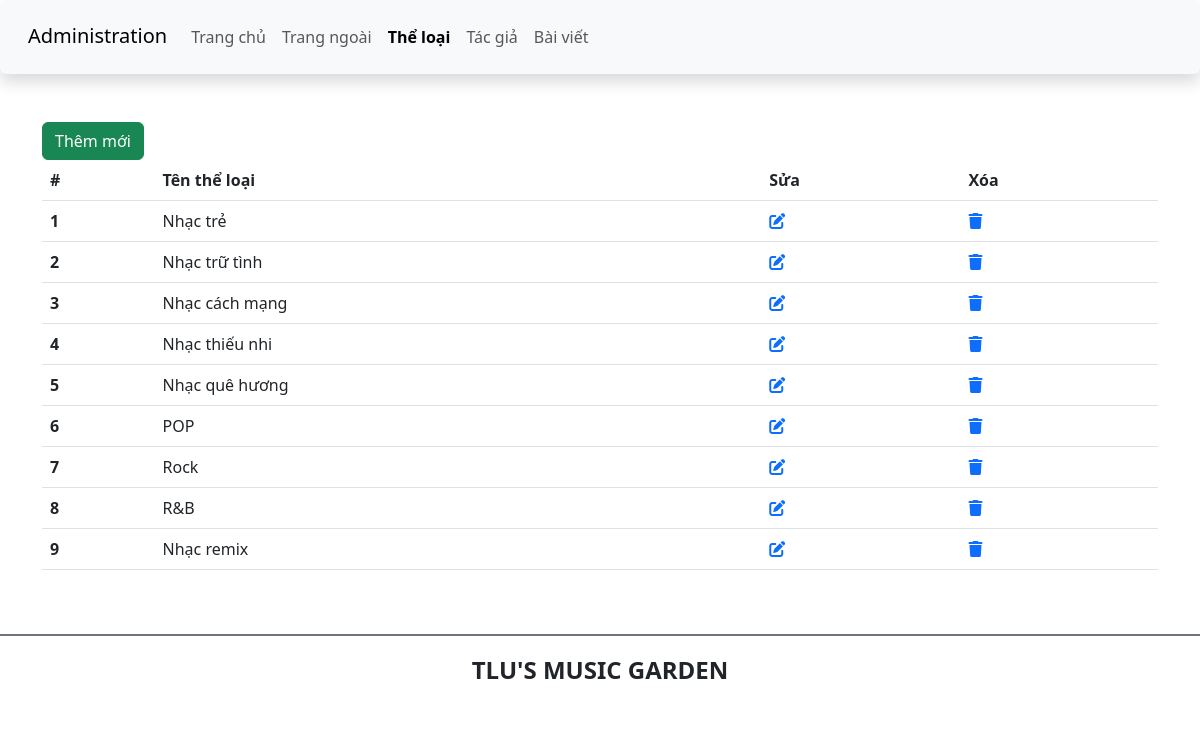
Screenshot of /admin/category.php with the database file from the repository.
### tables this page shows
CREATE TABLE `theloai` (
  `ma_tloai` int(10) UNSIGNED NOT NULL,
  `ten_tloai` varchar(50) NOT NULL,
  `SLBaiViet` int(11) DEFAULT NULL
);

### includes/functions.php (called while the page is built)
<?php
function pdo(PDO $pdo, string $sql, array $arguments = null)
{
    if (!$arguments) {
        return $pdo->query($sql);
    }
    $statement = $pdo->prepare($sql);
    $statement->execute($arguments);
    return $statement;
}
function html_escape($text): string
{
    $text = $text ?? '';
    return htmlspecialchars($text, ENT_QUOTES, 'UTF-8', false);
}

### admin/category.php (the view, shortened to what this page needs)
<?php
require '../includes/database-connection.php';
require '../includes/functions.php';
$sql = "select * from theloai;";
$articles = pdo($pdo, $sql)->fetchAll();
?>
<!DOCTYPE html>
<html lang="en">
<head>
    <link href="https://cdn.jsdelivr.net/npm/bootstrap@5.3.0-alpha1/dist/css/bootstrap.min.css" rel="stylesheet">
    <link rel="stylesheet" href="https://cdnjs.cloudflare.com/ajax/libs/font-awesome/6.3.0/css/all.min.css" />
    <link rel="stylesheet" href="css/style_login.css">
</head>
<body>
    <header>
        <nav class="navbar navbar-expand-lg bg-body-tertiary shadow p-3 bg-white rounded">
            <div class="container-fluid">
                <div class="h3">
                    <a class="navbar-brand" href="#">Administration</a>
                </div>
                <div class="collapse navbar-collapse" id="navbarSupportedContent">
                <ul class="navbar-nav me-auto mb-2 mb-lg-0">
                    <li class="nav-item">
                        <a class="nav-link" aria-current="page" href="./">Trang chủ</a>
                    </li>
                    <li class="nav-item">
                        <a class="nav-link" href="../index.php">Trang ngoài</a>
                    </li>
                    <li class="nav-item">
                        <a class="nav-link active fw-bold" href="category.php">Thể loại</a>
                    </li>
                    <li class="nav-item">
                        <a class="nav-link" href="author.php">Tác giả</a>
                    </li>
                    <li class="nav-item">
                        <a class="nav-link" href="article.php">Bài viết</a>
                    </li>
                </ul>
                </div>
            </div>
        </nav>
    </header>
    <main class="container mt-5 mb-5">
        <div class="row">
            <div class="col-sm">
                <a href="add_category.php" class="btn btn-success">Thêm mới</a>
                <table class="table">
                    <thead>
                        <tr>
                            <th scope="col">#</th>
                            <th scope="col">Tên thể loại</th>
                            <th>Sửa</th>
                            <th>Xóa</th>
                        </tr>
                    </thead>
                    <tbody>
                    <?php foreach ($articles as $article) { ?>
                        <tr>
                            <th scope="row"><?= html_escape($article['ma_tloai']) ?></th>
                            <td><?= html_escape($article['ten_tloai']) ?></td>
                            <td>
                                <a href="edit_category.php?id=<?= $article['ma_tloai'] ?>"><i class="fa-solid fa-pen-to-square"></i></a>
                            </td>
                            <td>
                                <a href="delete_category.php?id=<?= $article['ma_tloai'] ?>"><i class="fa-solid fa-trash"></i></a>
                            </td>
                        </tr>
                        <?php } ?>
                    </tbody>
                </table>
            </div>
        </div>
    </main>
    <footer class="bg-white d-flex justify-content-center align-items-center border-top border-secondary  border-2" style="height:80px">
        <h4 class="text-center text-uppercase fw-bold">TLU's music garden</h4>
    </footer>
</body>
</html>

### rows the page displays
theloai: ma_tloai "1", ten_tloai "Nhạc trẻ"
theloai: ma_tloai "2", ten_tloai "Nhạc trữ tình"
theloai: ma_tloai "3", ten_tloai "Nhạc cách mạng"
theloai: ma_tloai "4", ten_tloai "Nhạc thiếu nhi"
theloai: ma_tloai "5", ten_tloai "Nhạc quê hương"
theloai: ma_tloai "6", ten_tloai "POP"
theloai: ma_tloai "7", ten_tloai "Rock"
theloai: ma_tloai "8", ten_tloai "R&B"
theloai: ma_tloai "9", ten_tloai "Nhạc remix"
